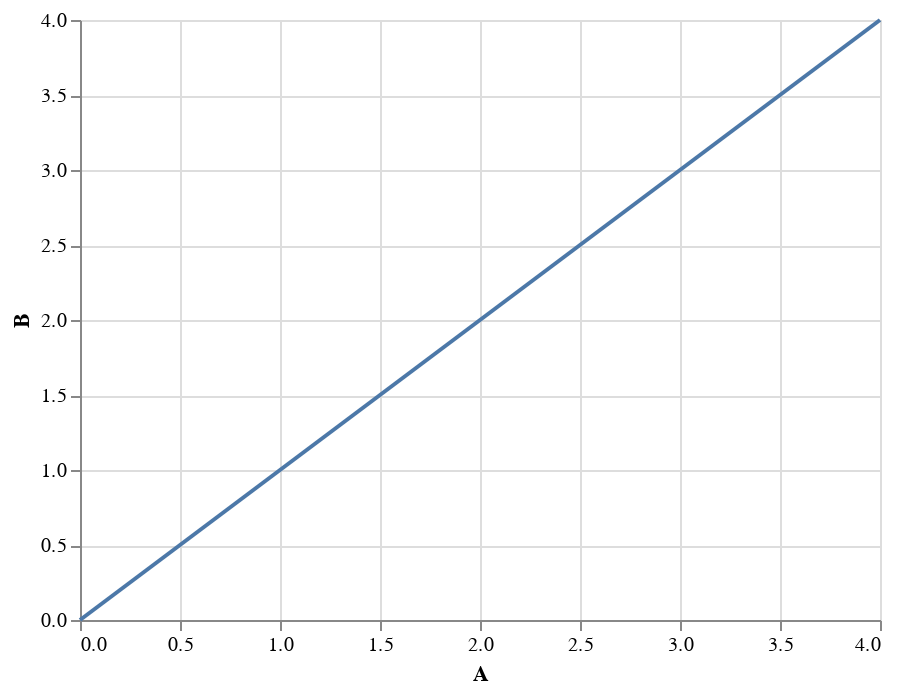

Notebook source saved alongside this figure:
### Code cell
alt_data = pd.DataFrame({"A": [0,1,2,3,4], "B": [0,1,2,3,4]})

alt.Chart(alt_data).mark_line().encode(x = "A", y = "B")

### Figure 1 — Vega-Lite specification as saved in the notebook (floating-point values rounded to 4 significant figures)
{"$schema": "https://vega.github.io/schema/vega-lite/v3.4.0.json", "config": {"mark": {"tooltip": null}, "view": {"height": 300, "width": 400}}, "data": {"name": "data-983944ca67c56c1fc7c6fb43a89af6f8"}, "datasets": {"data-983944ca67c56c1fc7c6fb43a89af6f8": [{"A": 0, "B": 0}, {"A": 1, "B": 1}, {"A": 2, "B": 2}, {"A": 3, "B": 3}, {"A": 4, "B": 4}]}, "encoding": {"x": {"field": "A", "type": "quantitative"}, "y": {"field": "B", "type": "quantitative"}}, "mark": "line"}
